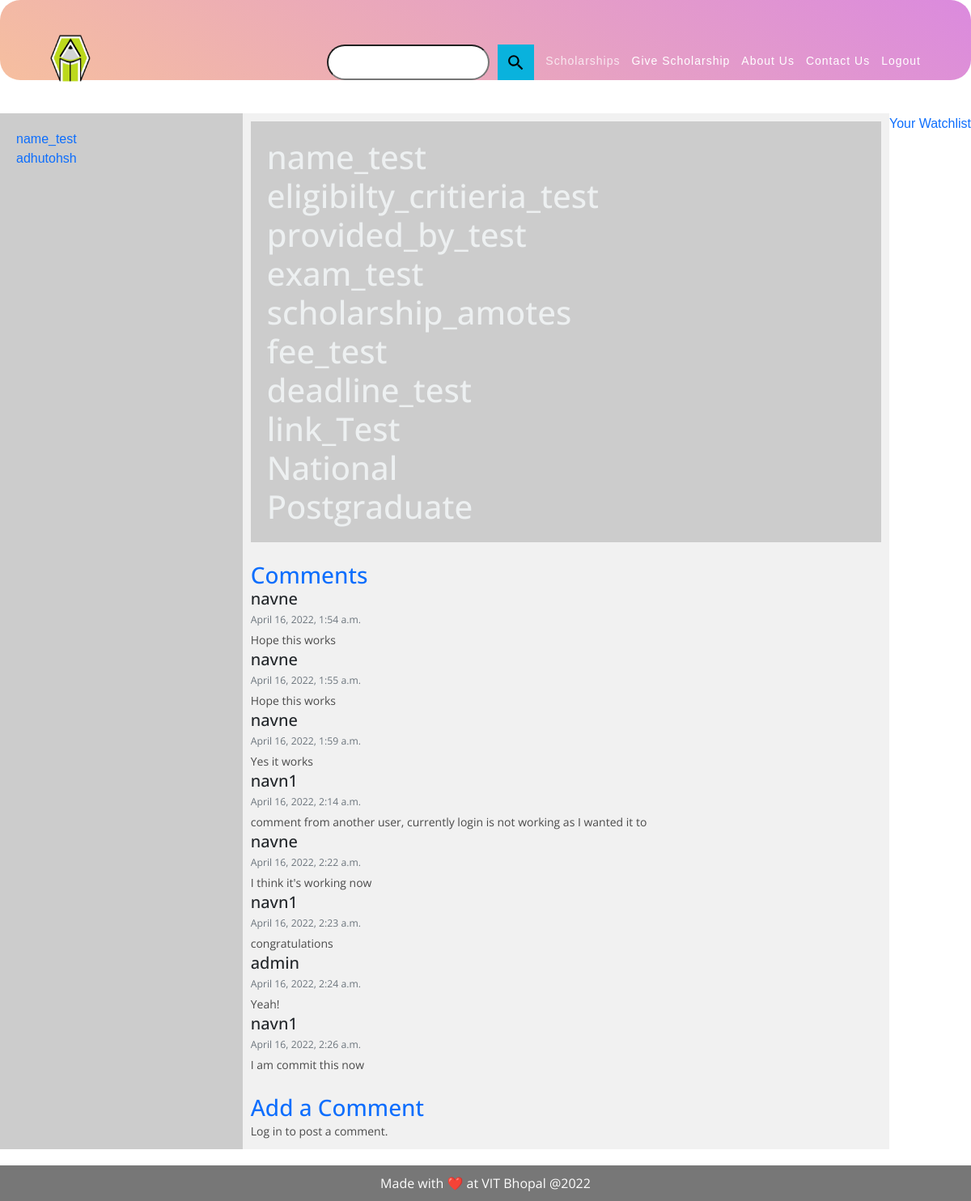
The app's page /listing/1, older data.
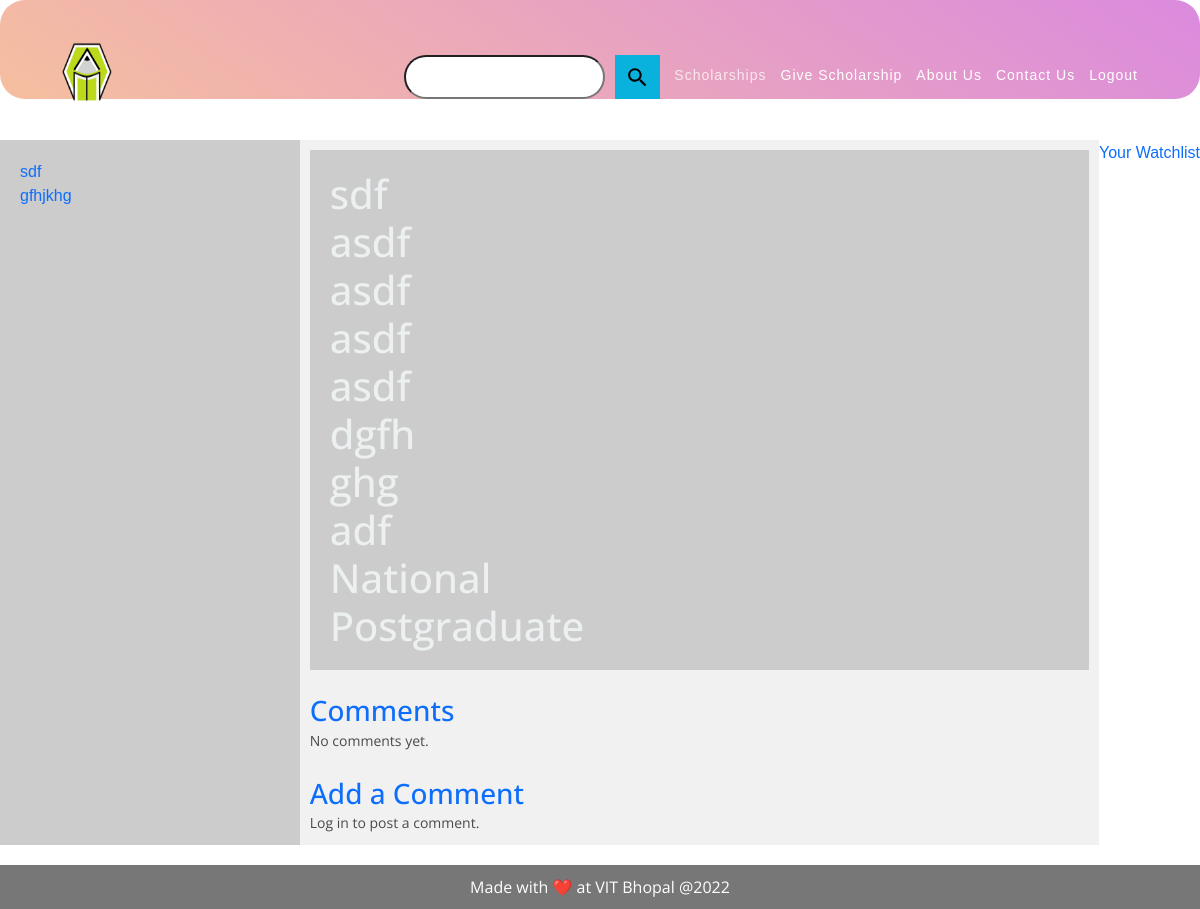
The same page, newer data.
### app/models.py (models this page shows, shortened)
class App(models.Model):
    level = [("Undergraduate","UNDERGRADUATE"),
            ("Postgraduate", "POSTGRADUATE"),
            ("Phd", "PhD")]
    categories = [("National","NATIONAL"),
                 ("International", "INTERNATIONAL")]
    name = models.CharField(max_length=64, help_text = "Enter Name of Scholarship")
    providedby = models.CharField(max_length=64, verbose_name = "Provided By", help_text="Enter name of sponsor or organization")
    eligibilitycriteria = models.CharField(max_length=512, verbose_name = "Eligibility Criteria", help_text="Enter Eligibility Criteria")
    exam = models.CharField(max_length=64, help_text="Enter if any exam is required")
    scholarshipamount = models.CharField(max_length = 18, verbose_name = "Scholarship Amount")
    applicationfees = models.CharField(max_length = 18, verbose_name = "Application Fees")
    deadline = models.CharField(max_length=32)
    link = models.CharField(max_length=128, help_text="Enter 404 if not available")
    category = models.CharField(choices=categories, blank=True, verbose_name = "Category", max_length=200, null=True)
    levels = models.CharField(choices=level, blank=True, verbose_name = "Levels", max_length=200, null=True)

class Comment(models.Model):
    listing = models.ForeignKey(App, on_delete=models.CASCADE, related_name="comments", null=True)
    commenter = models.ForeignKey(User, on_delete=models.CASCADE, related_name="comments", null=True)
    content = models.TextField(verbose_name="Comment", default="")
    timestamp = models.DateTimeField(auto_now_add=True, null=True)

class User(AbstractUser):
    watchlist = models.ManyToManyField("App", blank=True, related_name="watchlist")

### app/views.py (the view)
# urls.py: path("listing/<str:listing_id>", views.listing, name="listing"),
def listing(request, listing_id):
    listing, comments, in_watchlist = listing_page_utility(request, listing_id)
    apps = App.objects.all().order_by("-name")
    return render(request, "app/listing.html",{
        "apps":apps,
        "listing":listing,
        "comments":comments,
        "comment_form":NewCommentForm(),
        "in_watchlist":in_watchlist
    })

### app/views.py
class NewCommentForm(ModelForm):
    class Meta:
        model = Comment
        fields = ['content']
    def __init__(self, *args, **kwargs):
        super().__init__(*args, **kwargs)
        self.fields["content"].widget.attrs["placeholder"] = "Enter comment"
        self.helper = FormHelper()
        self.helper.form_tag = False
        self.helper.form_show_labels = False
        self.helper.add_input(Submit("submit", "Add Comment"))

### app/views.py (called while the page is built)
def listing_page_utility(request, listing_id):
    listing = App.objects.annotate(name_of_scholarship = Max("name"), provided_by = Max("providedby"), eligibility_criteria = Max("eligibilitycriteria"), exam_what = Max("exam"), scholarship_amount = Max("scholarshipamount"), application_fees = Max("applicationfees"), dead_line = Max("deadline"), link_to_page = Max("link"), cat = Max("category"), level = Max("levels")).get(id=listing_id)
    comments = Comment.objects.filter(listing=listing)
    if request.user.is_authenticated:
        in_watchlist = listing in request.user.watchlist.all()
    else:
        in_watchlist = False
    return listing, comments, in_watchlist

### app/templates/app/listing.html (shortened to what the changed rows need)
{% load static %}
<!DOCTYPE html>
<html lang="en">
    <head>
        <link rel="stylesheet" href="https://stackpath.bootstrapcdn.com/bootstrap/4.4.1/css/bootstrap.min.css">
        <link href="{% static 'auctions/styles.css' %}" rel="stylesheet">
        <link href="{% static 'app/vendor/bootstrap/css/bootstrap.min.css' %}" rel="stylesheet">
        <link rel="stylesheet" href="{% static 'app/assets/css/fontawesome.css' %}">
        <link rel="stylesheet" href="{% static 'app/assets/css/templatemo-eduwell-style.css' %}">
        <link rel="stylesheet" href="{% static 'app/assets/css/owl.css' %}">
        <link rel="stylesheet" href="{% static 'app/assets/css/lightbox.css' %}">
        <link rel="stylesheet" href="{% static 'app/cards.css' %}">
    </head>
    <body>
        <section>
            <nav>
                {% for app in apps %}
                <ul>
                  <li><a href="{% url 'listing' app.id %}">{{ app.name }}</a></li>
                </ul>
                {% endfor %}
              </nav>
        <article>
            <nav>
                <ul>
            <h1>{% firstof listing.name_of_scholarship %}</h1>
            <h1>{% firstof listing.eligibility_criteria %}</h1>
            <h1>{% firstof listing.provided_by %}</h1>
            <h1>{% firstof listing.exam_what %}</h1>
            <h1>{% firstof listing.scholarship_amount %}</h1>
            <h1>{% firstof listing.application_fees %}</h1>
            <h1>{% firstof listing.dead_line %}</h1>
            <h1>{% firstof listing.link_to_page %}</h1>
            <h1>{% firstof listing.cat %}</h1>
            <h1>{% firstof listing.level %}</h1>
                </ul>
            </nav>
        <div>
            <div class="mt-4">
                <h3 class="text-primary">Comments</h3>
                {% for comment in comments %}
                    <div class="comment">
                        <h5>{{ comment.commenter }}</h5>
                        <p class="text-muted"><small>{{ comment.timestamp }}</small></p>
                        <p>{{ comment.content }}</p>
                    </div>
                {% empty %}
                    <p>No comments yet.</p>
                {% endfor %}
            </div>
                {% if user.is_authenticated %}
                        {% load crispy_forms_tags %}
                {% else %}
                    <p>Log in to post a comment.</p>
                {% endif %}
        </div>
    </article>
    </section>
    </body>
</html>

Row changes from the older to the newer data that the page shows:
removed Comment: commenter "navne", timestamp "April 16, 2022, 1:54 a.m.", content "Hope this works"
removed Comment: commenter "navne", timestamp "April 16, 2022, 1:55 a.m.", content "Hope this works"
removed Comment: commenter "navne", timestamp "April 16, 2022, 1:59 a.m.", content "Yes it works"
removed Comment: commenter "navn1", timestamp "April 16, 2022, 2:14 a.m.", content "comment from another user, currently login is not working as I wanted it to"
removed Comment: commenter "navne", timestamp "April 16, 2022, 2:22 a.m.", content "I think it's working now"
removed Comment: commenter "navn1", timestamp "April 16, 2022, 2:23 a.m.", content "congratulations"
removed Comment: commenter "admin", timestamp "April 16, 2022, 2:24 a.m.", content "Yeah!"
removed Comment: commenter "navn1", timestamp "April 16, 2022, 2:26 a.m.", content "I am commit this now"
changed App "National": name "name_test" → "sdf"; name_of_scholarship "name_test" → "sdf"; eligibility_criteria "eligibilty_critieria_test" → "asdf"; provided_by "provided_by_test" → "asdf"; exam_what "exam_test" → "asdf"; scholarship_amount "scholarship_amotes" → "asdf"; application_fees "fee_test" → "dgfh"; dead_line "deadline_test" → "ghg"; link_to_page "link_Test" → "adf"
changed App: name "adhutohsh" → "gfhjkhg"
Text that changed along with them:
text now shown: "No comments yet."
